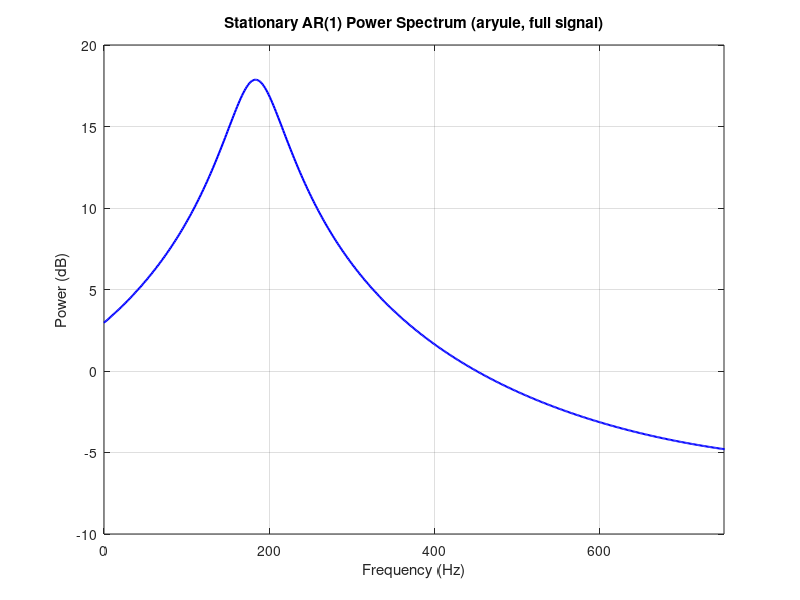
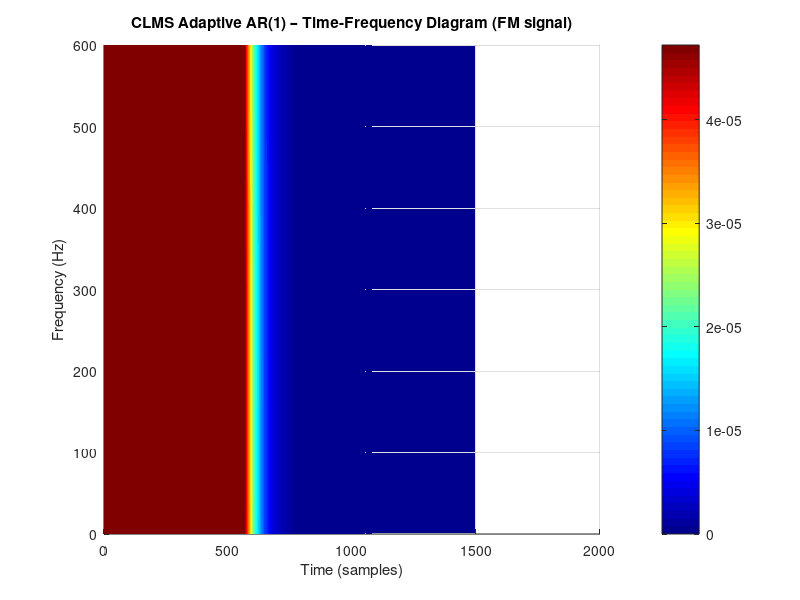

These charts were generated, in order, by the following MATLAB code:
%% ASPMI Part 3.2 – Adaptive AR Model Based Time-Frequency Estimation
% This script covers:
%   (a) FM signal generation; stationary AR(1) spectrum using aryule
%   (b) CLMS-based adaptive AR(1) estimation → time-frequency diagram

clc; clear; close all;

%% =========================================================
%% FM signal generation (Equation 37 in the coursework)
%% =========================================================
% Instantaneous frequency:
%   f(n) = 100,                         1   ≤ n ≤ 500
%   f(n) = 100 + (n-500)/2,           501  ≤ n ≤ 1000
%   f(n) = 100 + ((n-1000)/25)^2,    1001  ≤ n ≤ 1500

fs      = 1500;    % Sampling frequency (determines frequency axis scaling)
N_total = 1500;    % Total number of samples

% Build instantaneous frequency vector
n2    = 501:1000;
n3    = 1001:1500;
f_vec = [100 * ones(1, 500), ...
         100 + (n2 - 500) / 2, ...
         100 + ((n3 - 1000) / 25).^2];

% Phase = discrete integral of f (cumulative sum approximates integral)
phi = cumsum(f_vec);

% Complex FM signal + circular complex Gaussian noise (variance 0.05)
sigma2_eta = 0.05;
noise = sqrt(sigma2_eta/2) * (randn(1, N_total) + 1j*randn(1, N_total));
y     = exp(1j * 2*pi / fs * phi) + noise;

%% =========================================================
%% (a) Stationary AR(1) model (aryule on the full signal)
%% =========================================================
% Fitting a single AR(1) to the entire signal treats it as stationary.
% The estimated coefficient will be an average over the changing frequency.

a_yule = aryule(y, 1);   % Returns [1, -a1_hat] for AR(1) order

fprintf('=== Part (a): Stationary AR(1) ===\n');
fprintf('AR(1) coefficient: a_hat = %.4f%+.4fj\n', real(-a_yule(2)), imag(-a_yule(2)));

% Compute the corresponding power spectrum: P(omega) = |H(omega)|^2
N_fft = 1024;
[h_ar, w_ar] = freqz(1, a_yule, N_fft);
P_ar         = abs(h_ar).^2;

% Map normalised frequency to Hz (w_ar in rad/sample, 0..pi → 0..fs/2)
freq_hz = w_ar / (2*pi) * fs;

figure;
plot(freq_hz, 10*log10(P_ar + eps), 'b', 'LineWidth', 1.5);
xlabel('Frequency (Hz)');
ylabel('Power (dB)');
title('Stationary AR(1) Power Spectrum (aryule, full signal)');
xlim([0 fs/2]);
grid on;

fprintf('The spectrum shows a single broad peak — it does NOT capture\n');
fprintf('the time-varying frequency (constant → linear → quadratic FM).\n\n');

%% =========================================================
%% (b) CLMS-based adaptive AR(1) → time-frequency diagram
%% =========================================================
% At each sample n, the CLMS updates a single AR(1) coefficient a_hat(n).
% We then compute the local power spectrum using freqz(1, [1; -conj(a_hat)], N_fft).
% Stacking these spectra over time gives a time-frequency representation.

mu_clms = 0.01;    % CLMS step size (tune: too large → unstable, too small → slow tracking)
N_fft   = 1024;    % Frequency resolution per time step

% H(k, n) stores the power at frequency bin k at time n
H = zeros(N_fft, N_total);

a_hat = 0 + 0j;   % AR(1) coefficient initialised to zero

for n = 2:N_total
    % ----- CLMS weight update -----
    % Desired: y(n), Input: y(n-1) (AR(1))
    y_pred = a_hat * y(n-1);           % One-step ahead prediction
    e      = y(n) - y_pred;            % Complex prediction error
    % CLMS update: a_hat(n+1) = a_hat(n) + mu * e*(n) * y(n-1)
    a_hat  = a_hat + mu_clms * conj(e) * y(n-1);

    % ----- Power spectrum from current coefficient -----
    % AR(1): H(z) = 1 / (1 - a_hat * z^{-1})
    % Note: freqz evaluates |1 / (1 - a_hat*e^{-jω})|^2
    [h_n, ~]  = freqz(1, [1; -conj(a_hat)], N_fft);
    H(:, n)   = abs(h_n).^2;
end

% Cap large values (outliers) to improve colour-scale visibility
medH = 50 * median(median(H));
H(H > medH) = medH;

% Frequency axis: 0..fs/2 for positive frequencies
[~, w_n]   = freqz(1, [1; 0], N_fft);
freq_axis  = w_n / (2*pi) * fs;    % Hz
time_axis  = 1 : N_total;          % Sample index

% Plot time-frequency diagram as a 2D colour heat-map
figure;
surf(time_axis, freq_axis, H, 'EdgeColor', 'none');
view(2);               % Collapse 3D surf to 2D colour image
colormap jet;
colorbar;
xlabel('Time (samples)');
ylabel('Frequency (Hz)');
title('CLMS Adaptive AR(1) – Time-Frequency Diagram (FM signal)');
ylim([0 600]);         % Zoom to relevant range (0 to ~600 Hz)

fprintf('=== Part (b): CLMS time-frequency ===\n');
fprintf('The colour heat-map should clearly show three segments:\n');
fprintf('  n=1..500   : horizontal stripe at ~100 Hz (constant)\n');
fprintf('  n=501..1000: upward-sloping stripe (linear chirp)\n');
fprintf('  n=1001..1500: rapidly rising stripe (quadratic FM)\n');
fprintf('Compared to the blurred stationary spectrum in (a), the adaptive\n');
fprintf('AR(1) CLMS tracks the instantaneous frequency in real time.\n');
